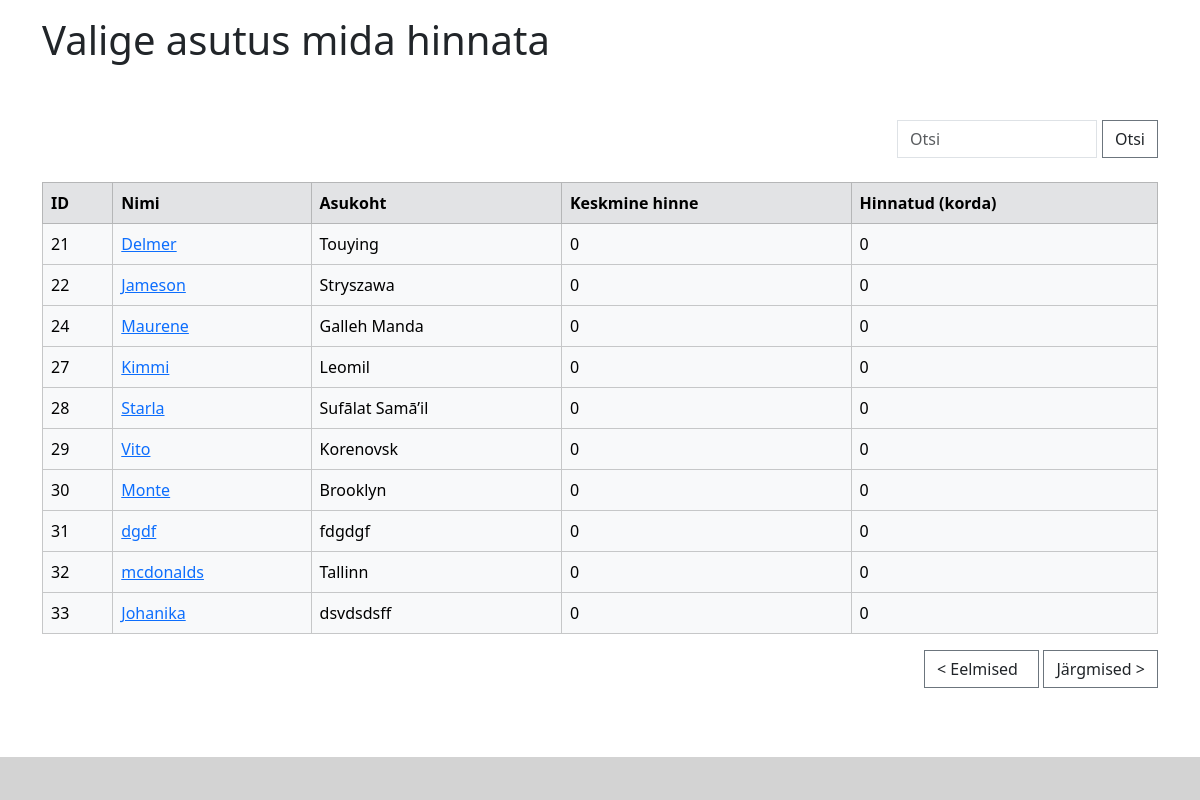
Screenshot of /?page=2 with the database file from the repository.
### tables this page shows
CREATE TABLE `kohvikud` (
  `id` int(11) NOT NULL,
  `nimi` varchar(255) NOT NULL,
  `asukoht` varchar(255) NOT NULL,
  `hinnang` float NOT NULL,
  `korda` int(11) NOT NULL
);

### index.php (the view, shortened to what this page needs)
<?php include ('config.php'); ?>
<!doctype html>
<html lang="et">
<head>
    <link rel="stylesheet" type="text/css" href="stylesk/styles.css">
    <link href="https://cdn.jsdelivr.net/npm/bootstrap@5.3.2/dist/css/bootstrap.min.css" rel="stylesheet"
 />
</head>
<body>
    <div class="container">
        <h1 class="display-6 mt-3">Valige asutus mida hinnata</h1>
    </div>
    <div class="container search_container">
        <div class="row justify-content-end">
            <div class="col-3 text-right mt-5">
                <form class="form-inline my-2 my-lg-0" method="get" action="">
                    <input class="form-control mr-sm-2 rounded-0" type="search" name="otsi" placeholder="Otsi"
                        aria-label="otsi">
                    <button class="btn btn-outline-secondary rounded-0 text-dark" type="submit">Otsi</button>
                </form>
            </div>
        </div>
    </div>
    <?php
    $kohvikud = 10;
    $kohvikud_kokku_paring = "SELECT COUNT('id') FROM kohvikud";
    $lehtede_vastus = mysqli_query($yhendus, $kohvikud_kokku_paring);
    $kohvikud_kokku = mysqli_fetch_array($lehtede_vastus);
    $lehti_kokku = $kohvikud_kokku[0];
    $lehti_kokku = ceil($lehti_kokku / $kohvikud);
    if (isset($_GET['page'])) {
        $leht = $_GET['page'];
    } else {
        $leht = 1;
    }
    $start = ($leht - 1) * $kohvikud;
    $paringkorda = "UPDATE kohvikud
        SET korda = (
        SELECT COUNT(*)
        FROM hinnangud
        WHERE hinnangud.kohvikud_id = kohvikud.id)";
    mysqli_query($yhendus, $paringkorda);
    echo "<div class='container table-container'>";
    echo "<table class='table table-light table-hover table-bordered text-start rounded-0 mt-1'>";
    echo "<thead class='table-secondary'>";
    echo "<tr>";
    echo "<th scope='col'>ID</th>";
    echo "<th scope='col'>Nimi</th>";
    echo "<th scope='col'>Asukoht</th>";
    echo "<th scope='col'>Keskmine hinne</th>";
    echo "<th scope='col'>Hinnatud (korda)</th>";
    echo "</tr>";
    echo "</thead>";
    if (isset($_GET['otsi'])) {
        $otsi = mysqli_real_escape_string($yhendus, $_GET['otsi']);
        $paring = "SELECT * FROM kohvikud WHERE nimi LIKE '%$otsi%' OR asukoht LIKE '%$otsi%' LIMIT $start, $kohvikud";
    } else {
        $paring = "SELECT * FROM kohvikud LIMIT $start, $kohvikud";
    }
    $valjund = mysqli_query($yhendus, $paring);
    while ($rida = mysqli_fetch_assoc($valjund)) {
        echo "<tbody>";
        echo "<tr>";
        echo "<td>" . $rida["id"] . "</td>";
        echo "<td><a href='form.php?id=" . $rida["id"] . "'>" . $rida["nimi"] . "</a></td>";
        echo "<td>" . $rida["asukoht"] . "</td>";
        echo "<td>" . $rida["hinnang"] . "</td>";
        echo "<td>" . $rida["korda"] . "</td>";
        echo "</tr>";
        echo "</tbody>";
    }
    echo "</table>";
    echo "</div>";
    ?>
    <?php
    echo "<div class='container'>";
        echo "<div class='row'>";
            echo "<div class='col-12 d-flex justify-content-end mb-5'>";
                $eelmine = $leht - 1;
                $jargmine = $leht + 1;
                if ($leht > 1) {
                    echo "<a href=\"?page=$eelmine\" class='btn btn-outline-secondary rounded-0 text-dark'>< Eelmised &nbsp</a>";
                }
                if ($leht < $lehti_kokku) {
                echo "<a href=\"?page=$jargmine\" class='btn btn-outline-secondary rounded-0 text-dark'>Järgmised ></a>";
                }
            echo "</div>";
        echo "</div>";
    echo "</div>";
    ?>
    <footer class="fixed-bottom">
        <div class="container">
            <div class="row">
                <div class="col-md-8 mx-auto">
                    <h6 class="text-end ">Thorian</h6>
                </div>
            </div>
        </div>
    </footer>
</body>
</html>

### stylesk/styles.css (style rules this page uses)
footer { padding: 8px; background-color: lightgrey; color: black; align-items: end; height: 15; width: 150%; }
.form-inline { display: flex; align-items: center; }
.form-inline .form-control { margin-right: 5px; }
.table-container { display: flex; justify-content: center; margin-top: 20px; }

### rows the page displays
kohvikud: id "21", nimi "Delmer", asukoht "Touying", hinnang "0", korda "0"
kohvikud: id "22", nimi "Jameson", asukoht "Stryszawa", hinnang "0", korda "0"
kohvikud: id "24", nimi "Maurene", asukoht "Galleh Manda", hinnang "0", korda "0"
kohvikud: id "27", nimi "Kimmi", asukoht "Leomil", hinnang "0", korda "0"
kohvikud: id "28", nimi "Starla", asukoht "Sufālat Samā’il", hinnang "0", korda "0"
kohvikud: id "29", nimi "Vito", asukoht "Korenovsk", hinnang "0", korda "0"
kohvikud: id "30", nimi "Monte", asukoht "Brooklyn", hinnang "0", korda "0"
kohvikud: id "31", nimi "dgdf", asukoht "fdgdgf", hinnang "0", korda "0"
kohvikud: id "32", nimi "mcdonalds", asukoht "Tallinn", hinnang "0", korda "0"
kohvikud: id "33", nimi "Johanika", asukoht "dsvdsdsff", hinnang "0", korda "0"
